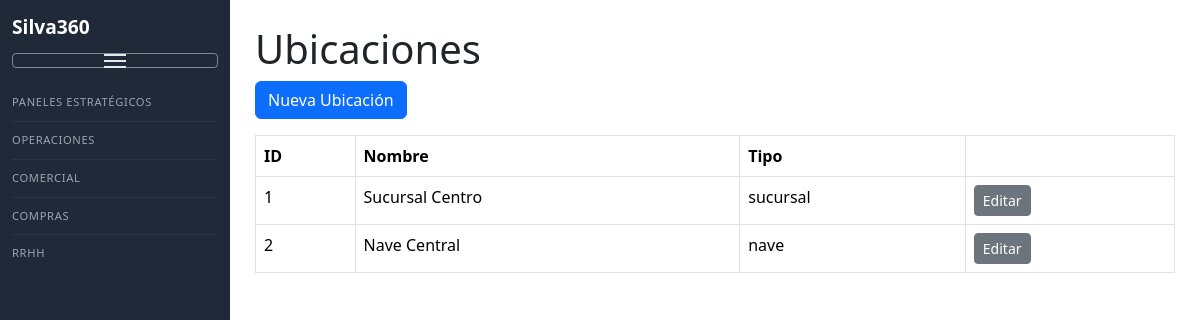
/locations, run on the app's committed database.
### models.py (models this page shows)
class Location(db.Model):
    __tablename__ = "locations"
    id = db.Column(db.Integer, primary_key=True)
    name = db.Column(db.String(120), nullable=False)  # Sucursal 1, Nave Central, etc.
    address = db.Column(db.String(200), nullable=True)
    city = db.Column(db.String(100), nullable=True)
    state = db.Column(db.String(100), nullable=True)
    zip_code = db.Column(db.String(20), nullable=True)
    country = db.Column(db.String(100), default='México')
    phone = db.Column(db.String(20), nullable=True)
    email = db.Column(db.String(140), nullable=True)
    manager_name = db.Column(db.String(120), nullable=True)
    is_active = db.Column(db.Boolean, default=True)
    type = db.Column(db.String(50))  # sucursal, nave

### blueprints/locations.py (the view)
@locations_bp.route("/locations")
def list_locations():
    locations = Location.query.all()
    return render_template("locations_list.html", locations=locations)

### security.py (called while the page is built)
def module_allowed(module):
    if not module:
        return True
    role = session.get("role")
    if not role:
        return False
    allowed = ACCESS_MAP.get(role, [])
    if "all" in allowed:
        return True
    return module in allowed

### templates/locations_list.html
{% extends 'base.html' %}
{% block content %}
<h1>Ubicaciones</h1>
<a href="/locations/new" class="btn btn-primary mb-3">Nueva Ubicación</a>
<table class="table table-bordered">
    <thead>
        <tr>
            <th>ID</th>
            <th>Nombre</th>
            <th>Tipo</th>
            <th></th>
        </tr>
    </thead>
    <tbody>
        {% for l in locations %}
        <tr>
            <td>{{ l.id }}</td>
            <td>{{ l.name }}</td>
            <td>{{ l.type }}</td>
            <td><a href="/locations/edit/{{ l.id }}" class="btn btn-sm btn-secondary">Editar</a></td>
        </tr>
        {% endfor %}
    </tbody>
</table>
{% endblock %}

### templates/base.html (style rules this page uses)
body { margin: 0; padding: 0; display: flex; font-family: system-ui, -apple-system, BlinkMacSystemFont, "Segoe UI", sans-serif; }

### data on the page
Location: id "1", name "Sucursal Centro", type "sucursal"
Location: id "2", name "Nave Central", type "nave"
